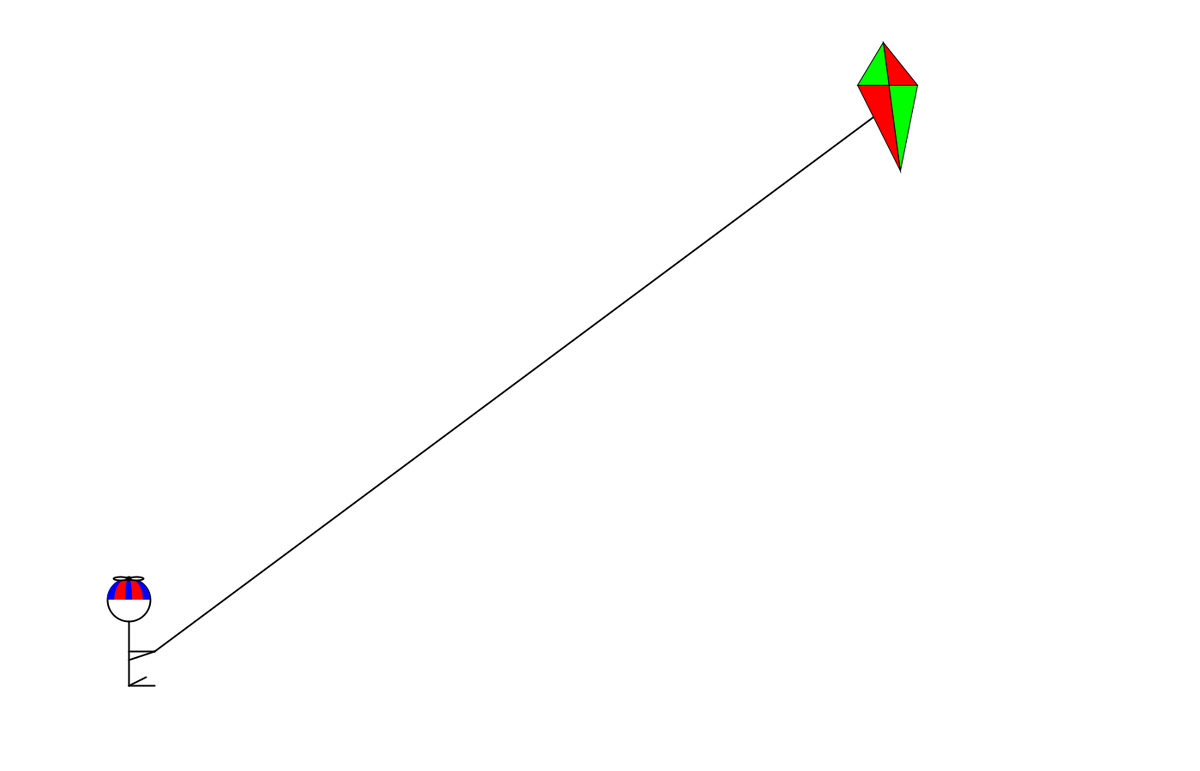
Frame 1 (no input)
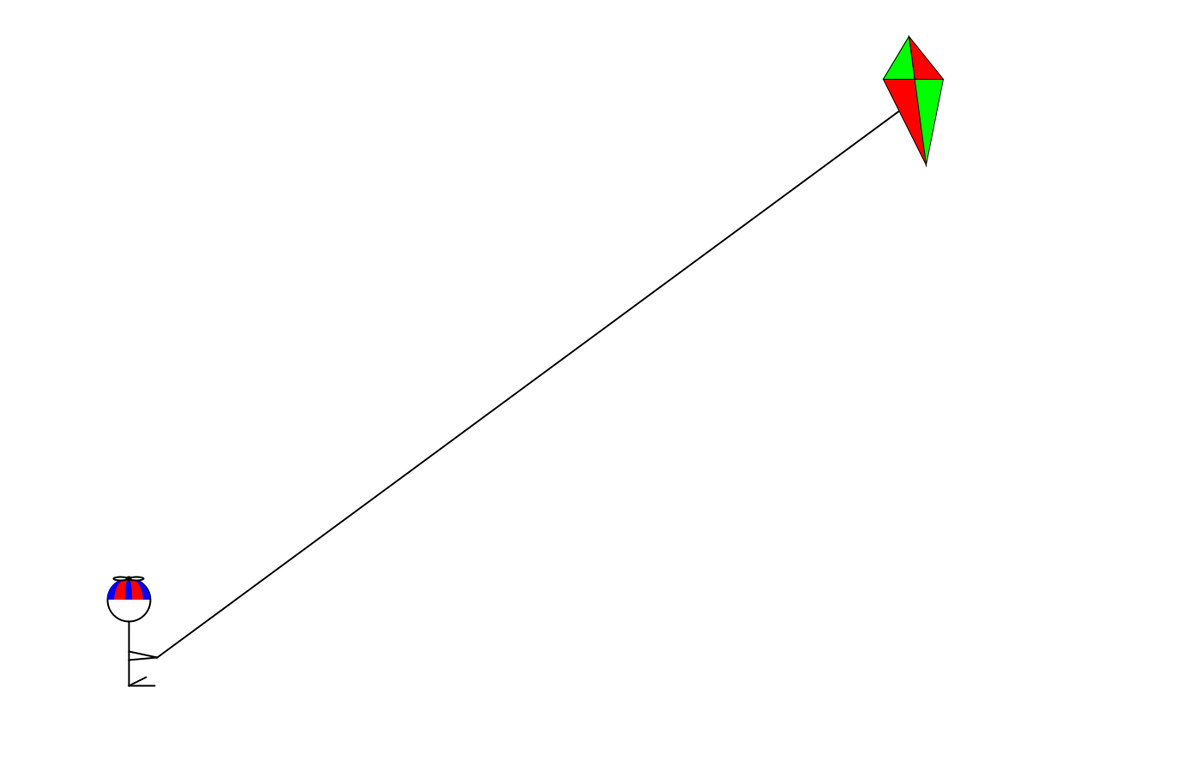
Frame 60 (the mouse pressed at the canvas centre just before this capture)
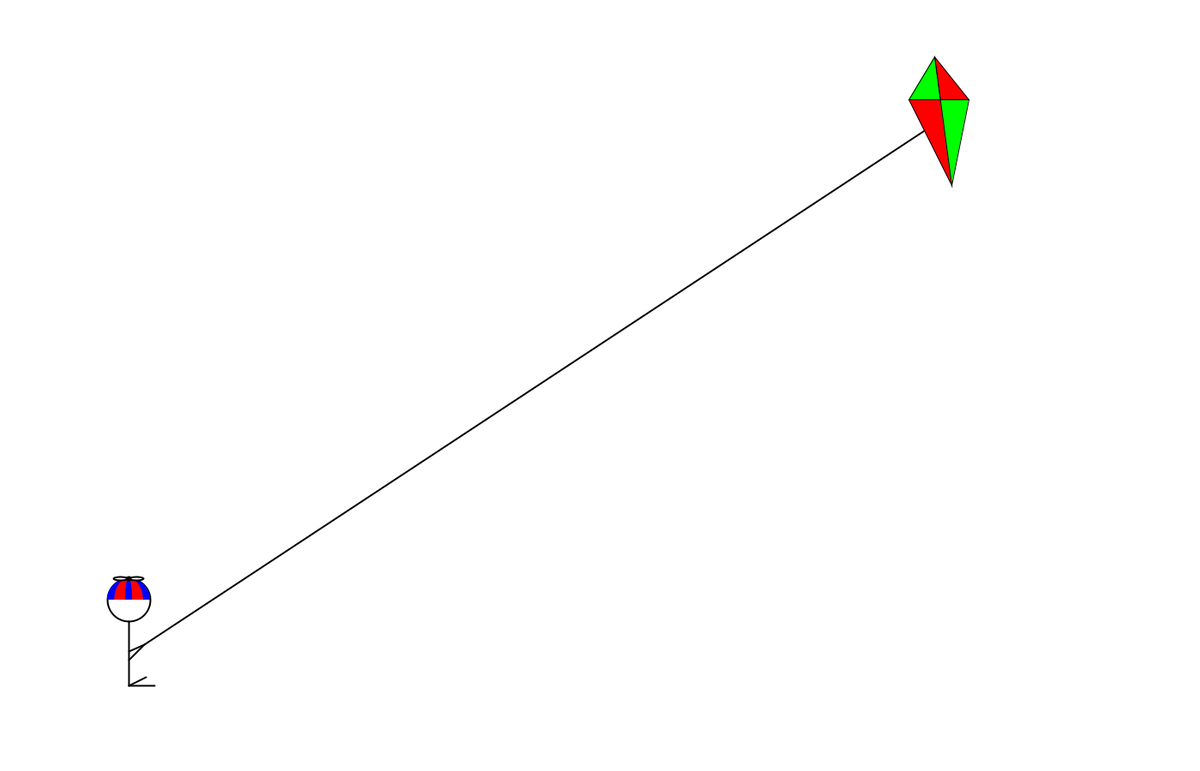
Frame 120 (the mouse held since frame 60 and released just before this capture)

The Processing sketch that drew these frames (run headless with seeded random() and noise(); from frame 60 on, the mouse is pressed at the canvas centre):

// Processing sketch: kid_kite
// ── kid_kite.pde
int hatSize = 50;
int kidX = 150;
int kidY = 700;
int hatX = kidX;
int hatY = kidY;
int kidSize = 50;
float kidArmX = kidX+30;
float kidArmY = kidY +60;
boolean kidArmTop = true;
boolean kidArmLeft = true;
float kiteX = 1000;
float kiteY = 50;
boolean kiteLeft = true;
boolean kiteTop = false;

void setup(){
  size(1400,900);
}

void draw(){
  background(255);
  
  kidArmMove();
  drawKid();
  drawHat();
  kiteMove();
  drawkite();
}

void drawHat(){
noStroke();
fill(0,0,255); //blue outside stripes
arc(hatX,hatY,hatSize,hatSize,PI,TWO_PI);

fill(255,0,0); //red inside stripes
arc(hatX,hatY,hatSize*.67,hatSize,PI,TWO_PI);

fill(0,0,255); //blue inside stripes
arc(hatX,hatY,hatSize*.166,hatSize,PI,TWO_PI);

stroke(0); //helicopter top of hat
fill(255);
ellipse(hatX + hatSize/5.5,hatY - hatSize/2.05,hatSize*.333,hatSize*.07);
ellipse(hatX - hatSize/5.5,hatY - hatSize/2.05,hatSize*.333,hatSize*.07);
fill(0);
ellipse(hatX,hatY - hatSize/2.05,hatSize*.1,hatSize*.08);
}

void drawKid(){
  fill(255);
  strokeWeight(2);
  ellipse(kidX,kidY,kidSize, kidSize);//kid head
  line(kidX,kidY+ kidSize/2,kidX, kidY+kidSize*2 );//kid torso

  line(kidX,kidY+kidSize*2, kidX+30, kidY+100);//kid right leg
  line(kidX,kidY+kidSize*2, kidX+20, kidY+90);//kid left leg
  
  line(kidX,kidY+kidSize*1.4, kidArmX, kidArmY);//bottom arm
  line(kidX, kidY+kidSize*1.2,kidArmX,kidArmY);//top arm
}


void kidArmMove(){ //making the arms move
  
  
  if(kidArmX <= kidX+10) {
    kidArmLeft = true;
  }
  else if(kidArmLeft == false){
    kidArmX -= .25;
  }
  
   if(kidArmX >= kidX+40){
    kidArmLeft = false;
  }
  else if(kidArmLeft == true){
    kidArmX += .3;
  }
  
  if(kidArmY <=kidY+40){
    kidArmTop = true;
  }
  else if(kidArmTop == false){
    kidArmY -= .25;
  }
  
  if(kidArmY >=kidY+70){
    kidArmTop = false;
  }
  else if(kidArmTop == true){
    kidArmY += .2;
  }  
}

void drawkite() { //creating the kite
  fill(255, 0, 0);
  line(kiteX+35, kiteY+75, kidArmX, kidArmY);//string

  strokeWeight(1);
  quad(kiteX, kiteY+50, kiteX+70, kiteY+50, kiteX+30, kiteY, kiteX+50, kiteY+150);//red kite part
  fill(0, 255, 0);
  quad(kiteX+30, kiteY, kiteX+50, kiteY+150, kiteX+70, kiteY+50, kiteX, kiteY+50);//green kite parts
}


void kiteMove() {   
  
  if(kiteX <= 800) {
    kiteLeft = true;
  }
  else if (kiteLeft == false) {
    kiteX -= .5;
  }


  if(kiteX >= 1300) {
    kiteLeft = false;
  }
  else if(kiteLeft == true) {
    kiteX += .5;
  }

  
  if (kiteY <= 30) {
    kiteTop = true;
  }
  else if (kiteTop == false) {
    kiteY -= .7;
  }

  if (kiteY >= 250) {
    kiteTop = false;
  }
  else if(kiteTop == true) {
    kiteY += .4;
  }
}
